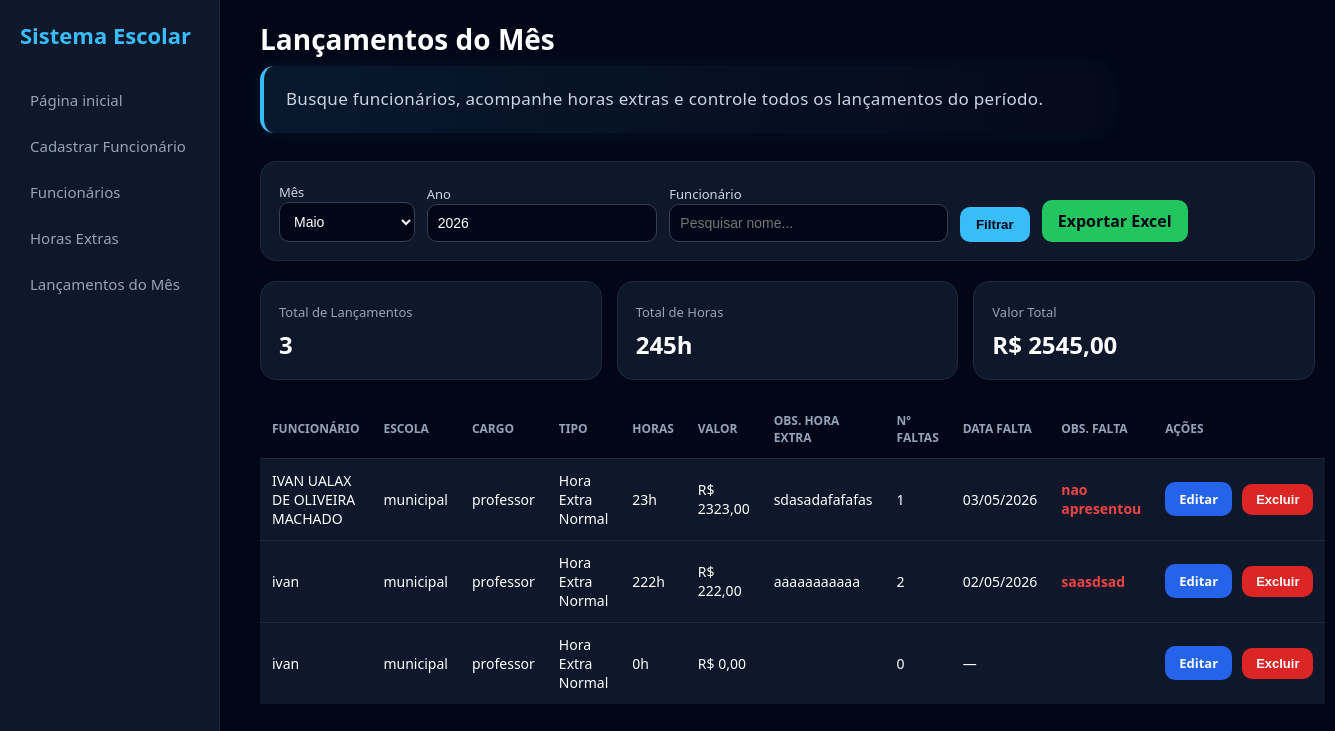
The page /lancamentos-mes/ (signed in) on the database its author committed.
### funcionarios/models.py (models this page shows, shortened)
class HoraExtra(models.Model):
    MES_CHOICES = (
        (1, 'Janeiro'),
        (2, 'Fevereiro'),
        (3, 'Março'),
        (4, 'Abril'),
        (5, 'Maio'),
        (6, 'Junho'),
        (7, 'Julho'),
        (8, 'Agosto'),
        (9, 'Setembro'),
        (10, 'Outubro'),
        (11, 'Novembro'),
        (12, 'Dezembro'),
    )
    TIPO_HORA = (
        ('normal', 'Hora Extra Normal'),
        ('f1', 'Hora Extra F1'),
        ('f2', 'Hora Extra F2'),
    )
    COR_TEXTO = (
        ('normal', 'Normal'),
        ('vermelho', 'Vermelho'),
        ('verde', 'Verde'),
    )
    funcionario = models.ForeignKey(
        Funcionario,
        on_delete=models.CASCADE
    )
    tipo = models.CharField(
        max_length=20,
        choices=TIPO_HORA,
        default='normal'
    )
    quantidade_horas = models.DecimalField(
        max_digits=6,
        decimal_places=2,
        default=0
    )
    valor = models.DecimalField(
        max_digits=10,
        decimal_places=2,
        default=0
    )
    mes_referencia = models.IntegerField(
        choices=MES_CHOICES,
        default=1
    )
    ano = models.IntegerField(default=2026)
    observacao_hora_extra = models.TextField(
        blank=True,
        null=True
    )
    numero_faltas = models.IntegerField(default=0)
    data_falta = models.DateField(
        blank=True,
        null=True
    )
    observacao_falta = models.TextField(
        blank=True,
        null=True
    )
    cor_texto = models.CharField(
        max_length=20,
        choices=COR_TEXTO,
        default='normal'
    )
    criado_em = models.DateTimeField(auto_now_add=True)

class Funcionario(models.Model):
    STATUS = (
        ('ativo', 'Ativo'),
        ('inativo', 'Inativo'),
        ('demitido', 'Demitido'),
    )
    nome = models.CharField(max_length=150)
    cpf = models.CharField(max_length=14)
    numero = models.CharField(
        max_length=20,
        blank=True,
        null=True
    )
    localidade = models.CharField(
        max_length=150,
        blank=True,
        null=True
    )
    escola = models.CharField(max_length=150)
    cargo = models.ForeignKey(
        Cargo,
        on_delete=models.SET_NULL,
        null=True,
        blank=True
    )
    carga_horaria = models.IntegerField(default=0)
    status = models.CharField(
        max_length=20,
        choices=STATUS,
        default='ativo'
    )
    data_admissao = models.DateField(
        blank=True,
        null=True
    )
    criado_em = models.DateTimeField(auto_now_add=True)

class Cargo(models.Model):
    nome = models.CharField(
        max_length=100,
        unique=True
    )
    def __str__(self):
        return self.nome

### funcionarios/views.py (the view)
@login_required(login_url='/login/')
def lancamentos_mes(request):
    agora = datetime.now()
    mes = request.GET.get('mes') or agora.month
    ano = request.GET.get('ano') or agora.year
    busca = request.GET.get('busca')
    lancamentos = HoraExtra.objects.filter(
        mes_referencia=mes,
        ano=ano
    )
    if busca:
        lancamentos = lancamentos.filter(
            funcionario__nome__istartswith=busca
        )
    lancamentos = lancamentos.select_related(
        'funcionario',
        'funcionario__cargo'
    ).order_by(
        'funcionario__nome'
    )
    total_horas = Decimal('0')
    total_valor = Decimal('0')
    for item in lancamentos:
        total_horas += item.quantidade_horas
        total_valor += item.valor
    return render(
        request,
        'lancamentos_mes.html',
        {
            'lancamentos': lancamentos,
            'mes': int(mes),
            'ano': int(ano),
            'busca': busca,
            'total_horas': total_horas,
            'total_valor': total_valor,
        }
    )

### funcionarios/templates/lancamentos_mes.html (shortened to what this page needs)
{% load static %}
<!DOCTYPE html>
<html lang="pt-br">
<head>
</head>
<body>
    <div class="sidebar">
        <h1>
            Sistema Escolar
        </h1>
        <a href="/">
            Página inicial
        </a>
        <a href="/funcionarios/cadastrar/">
            Cadastrar Funcionário
        </a>
        <a href="/funcionarios/">
            Funcionários
        </a>
        <a href="/horas-extras/">
            Horas Extras
        </a>
        <a href="/lancamentos-mes/">
            Lançamentos do Mês
        </a>
    </div>
    <div class="content">
        <h1>
            Lançamentos do Mês
        </h1>
        <p class="subtitulo">
            Busque funcionários, acompanhe horas extras e controle todos os lançamentos do período.
        </p>
        <form method="GET" class="filtros">
            <div>
                <label>
                    Mês
                </label>
                <select name="mes">
                    <option value="5" {% if mes == 5 %}selected{% endif %}>Maio</option>
                </select>
            </div>
            <div>
                <label>
                    Ano
                </label>
                <input type="number" name="ano" value="{{ ano }}">
            </div>
            <div>
                <label>
                    Funcionário
                </label>
                <input
                    type="text"
                    name="busca"
                    placeholder="Pesquisar nome..."
                    value="{{ busca|default:'' }}"
                >
            </div>
            <button type="submit">
                Filtrar
            </button>
            <a
                class="btn-excel"
                href="/exportar-lancamentos-excel/?mes={{ mes }}&ano={{ ano }}"
            >
                Exportar Excel
            </a>
        </form>
        <div class="cards">
            <div class="card">
                <span>Total de Lançamentos</span>
                <strong>{{ lancamentos|length }}</strong>
            </div>
            <div class="card">
                <span>Total de Horas</span>
                <strong>{{ total_horas|floatformat:0 }}h</strong>
            </div>
            <div class="card">
                <span>Valor Total</span>
                <strong>R$ {{ total_valor }}</strong>
            </div>
        </div>
        <table>
            <tr>
                <th>Funcionário</th>
                <th>Escola</th>
                <th>Cargo</th>
                <th>Tipo</th>
                <th>Horas</th>
                <th>Valor</th>
                <th>Obs. Hora Extra</th>
                <th>Nº Faltas</th>
                <th>Data Falta</th>
                <th>Obs. Falta</th>
                <th>Ações</th>
            </tr>
            {% for item in lancamentos %}
            <tr>
                <td>{{ item.funcionario.nome }}</td>
                <td>{{ item.funcionario.escola }}</td>
                <td>{{ item.funcionario.cargo }}</td>
                <td>{{ item.get_tipo_display }}</td>
                <td>{{ item.quantidade_horas|floatformat:0 }}h</td>
                <td>R$ {{ item.valor }}</td>
                <td>
                    {{ item.observacao_hora_extra|default:"" }}
                </td>
                <td>
                    {{ item.numero_faltas }}
                </td>
                <td>
                    {% if item.data_falta %}
                        {{ item.data_falta|date:"d/m/Y" }}
                    {% else %}
                        —
                    {% endif %}
                </td>
                <td>
                    <span class="texto-{{ item.cor_texto }}">
                        {{ item.observacao_falta|default:"" }}
                    </span>
                </td>
                <td>
                    <div class="acoes">
                        <a
                            href="{% url 'editar_hora_extra' item.id %}"
                            class="btn-editar"
                        >
                            Editar
                        </a>
                        <button
                            type="button"
                            class="btn-excluir"
                            onclick="abrirModal('{{ item.id }}')"
                        >
                            Excluir
                        </button>
                    </div>
                </td>
            </tr>
            {% empty %}
            <tr>
                <td colspan="11">
                    Nenhum lançamento encontrado.
                </td>
            </tr>
            {% endfor %}
        </table>
    </div>
</body>
</html>

### funcionarios/templates/lancamentos_mes.html (style rules this page uses)
* { margin:0; padding:0; box-sizing:border-box; }
body { background:#020617; color:white; font-family:'Segoe UI', Arial; display:flex; min-height:100vh; }
.sidebar { width:220px; height:100vh; background:#0f172a; padding:20px; position:fixed; border-right:1px solid #1e293b; left:0; top:0; overflow-y:auto; }
.sidebar h1 { color:#38bdf8; margin-bottom:30px; font-size:22px; }
.sidebar a { display:block; color:#94a3b8; text-decoration:none; padding:10px; border-radius:10px; margin-bottom:6px; font-size:15px; transition:0.3s; }
.content { margin-left:240px; padding:20px; width:calc(100% - 240px); }
h1 { font-size:28px; margin-bottom:8px; }
p { color:#94a3b8; margin-bottom:20px; font-size:15px; }
.filtros { background:#0f172a; border:1px solid #1e293b; border-radius:16px; padding:18px; display:flex; gap:12px; align-items:end; margin-bottom:20px; flex-wrap:wrap; }
label { margin-bottom:6px; color:#cbd5e1; font-size:13px; }
select, input { background:#020617; color:white; border:1px solid #334155; padding:10px; border-radius:10px; font-size:14px; outline:none; width:100%; }
button { background:#38bdf8; color:#020617; border:none; padding:10px 16px; border-radius:10px; font-weight:bold; cursor:pointer; }
.cards { display:grid; grid-template-columns:repeat(3,1fr); gap:15px; margin-bottom:20px; }
.card { background:#0f172a; border:1px solid #1e293b; border-radius:16px; padding:18px; }
.card span { color:#94a3b8; font-size:13px; }
.card strong { display:block; font-size:24px; margin-top:6px; }
table { width:100%; border-collapse:collapse; background:#0f172a; }
th { background:#020617; color:#94a3b8; text-align:left; padding:12px; font-size:12px; text-transform:uppercase; }
td { padding:12px; border-top:1px solid #1e293b; font-size:14px; }
.acoes { display:flex; align-items:center; gap:10px; }
.btn-editar { background:#2563eb; color:white; padding:8px 14px; border-radius:10px; text-decoration:none; font-size:13px; font-weight:bold; }
.btn-excluir { background:#dc2626; color:white; padding:8px 14px; border-radius:10px; border:none; font-size:13px; font-weight:bold; cursor:pointer; }
.btn-excel { background:#22c55e; color:#020617; padding:10px 16px; border-radius:10px; font-weight:bold; text-decoration:none; }
.texto-vermelho { color:#ef4444; font-weight:bold; }
.subtitulo { font-size:17px; line-height:1.8; color:#cbd5e1; margin-bottom:28px; max-width:850px; font-weight:500; letter-spacing:0.3px; padding:18px 22px; border-left:4px solid #38bdf8; background:linear-gradient( 90deg, rgba(56,189,248,0.10), rgba(15,23,42,0.2) ); border-radius:14px; box-shadow:0 0 25px rgba(56,189,248,0.08); }

### rows shown on the page
HoraExtra: funcionario.nome "IVAN UALAX DE OLIVEIRA MACHADO", funcionario.escola "municipal", funcionario.cargo "professor", tipo "Hora Extra Normal", quantidade_horas "23", valor "2323,00", observacao_hora_extra "sdasadafafafas", numero_faltas "1", data_falta "03/05/2026", observacao_falta "nao apresentou"
HoraExtra: funcionario.nome "ivan", funcionario.escola "municipal", funcionario.cargo "professor", tipo "Hora Extra Normal", quantidade_horas "222", valor "222,00", observacao_hora_extra "aaaaaaaaaaa", numero_faltas "2", data_falta "02/05/2026", observacao_falta "saasdsad"
HoraExtra: funcionario.nome "ivan", funcionario.escola "municipal", funcionario.cargo "professor", tipo "Hora Extra Normal", quantidade_horas "0", valor "0,00", numero_faltas "0"

### other values the page prints
{{ lancamentos|length }} "3"
{{ total_horas|floatformat:0 }} "245"
{{ total_valor }} "2545,00"
